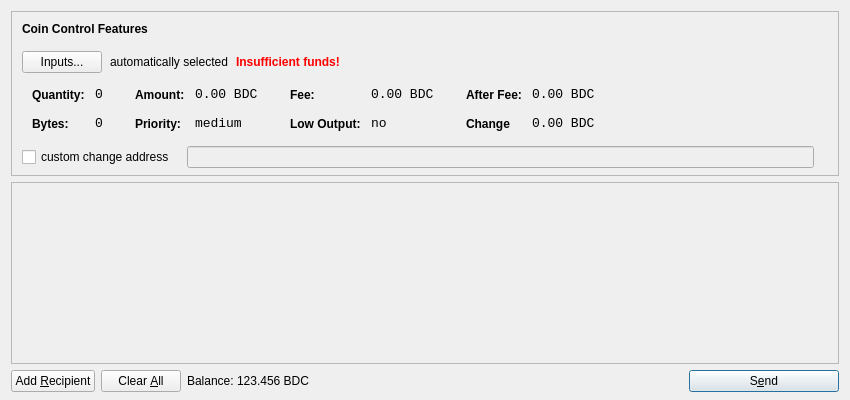
<?xml version="1.0" encoding="UTF-8"?>
<ui version="4.0">
 <class>SendCoinsDialog</class>
 <widget class="QDialog" name="SendCoinsDialog">
  <property name="geometry">
   <rect>
    <x>0</x>
    <y>0</y>
    <width>850</width>
    <height>400</height>
   </rect>
  </property>
  <property name="windowTitle">
   <string>Send Coins</string>
  </property>
  <layout class="QVBoxLayout" name="verticalLayout" stretch="0,1,0">
   <property name="bottomMargin">
    <number>8</number>
   </property>
   <item>
    <widget class="QFrame" name="frameCoinControl">
     <property name="sizePolicy">
      <sizepolicy hsizetype="Expanding" vsizetype="Expanding">
       <horstretch>0</horstretch>
       <verstretch>0</verstretch>
      </sizepolicy>
     </property>
     <property name="maximumSize">
      <size>
       <width>16777215</width>
       <height>16777215</height>
      </size>
     </property>
     <property name="frameShape">
      <enum>QFrame::StyledPanel</enum>
     </property>
     <property name="frameShadow">
      <enum>QFrame::Sunken</enum>
     </property>
     <layout class="QVBoxLayout" name="verticalLayoutCoinControl2">
      <property name="spacing">
       <number>-1</number>
      </property>
      <property name="leftMargin">
       <number>0</number>
      </property>
      <property name="topMargin">
       <number>0</number>
      </property>
      <property name="rightMargin">
       <number>0</number>
      </property>
      <property name="bottomMargin">
       <number>6</number>
      </property>
      <item>
       <layout class="QVBoxLayout" name="verticalLayoutCoinControl" stretch="0,0,0,0,1">
        <property name="spacing">
         <number>0</number>
        </property>
        <property name="leftMargin">
         <number>10</number>
        </property>
        <property name="topMargin">
         <number>10</number>
        </property>
        <item>
         <layout class="QHBoxLayout" name="horizontalLayoutCoinControl1">
          <property name="bottomMargin">
           <number>15</number>
          </property>
          <item>
           <widget class="QLabel" name="labelCoinControlFeatures">
            <property name="sizePolicy">
             <sizepolicy hsizetype="Preferred" vsizetype="Maximum">
              <horstretch>0</horstretch>
              <verstretch>0</verstretch>
             </sizepolicy>
            </property>
            <property name="font">
             <font>
              <weight>75</weight>
              <bold>true</bold>
             </font>
            </property>
            <property name="styleSheet">
             <string notr="true">font-weight:bold;</string>
            </property>
            <property name="text">
             <string>Coin Control Features</string>
            </property>
           </widget>
          </item>
         </layout>
        </item>
        <item>
         <layout class="QHBoxLayout" name="horizontalLayoutCoinControl2" stretch="0,0,0,0">
          <property name="spacing">
           <number>8</number>
          </property>
          <property name="bottomMargin">
           <number>10</number>
          </property>
          <item>
           <widget class="QPushButton" name="pushButtonCoinControl">
            <property name="styleSheet">
             <string notr="true"/>
            </property>
            <property name="text">
             <string>Inputs...</string>
            </property>
           </widget>
          </item>
          <item>
           <widget class="QLabel" name="labelCoinControlAutomaticallySelected">
            <property name="text">
             <string>automatically selected</string>
            </property>
            <property name="margin">
             <number>5</number>
            </property>
           </widget>
          </item>
          <item>
           <widget class="QLabel" name="labelCoinControlInsuffFunds">
            <property name="font">
             <font>
              <weight>75</weight>
              <bold>true</bold>
             </font>
            </property>
            <property name="styleSheet">
             <string notr="true">color:red;font-weight:bold;</string>
            </property>
            <property name="text">
             <string>Insufficient funds!</string>
            </property>
            <property name="margin">
             <number>5</number>
            </property>
           </widget>
          </item>
          <item>
           <spacer name="horizontalSpacerCoinControl">
            <property name="orientation">
             <enum>Qt::Horizontal</enum>
            </property>
            <property name="sizeHint" stdset="0">
             <size>
              <width>40</width>
              <height>1</height>
             </size>
            </property>
           </spacer>
          </item>
         </layout>
        </item>
        <item>
         <widget class="QWidget" name="widgetCoinControl" native="true">
          <property name="sizePolicy">
           <sizepolicy hsizetype="Preferred" vsizetype="Preferred">
            <horstretch>0</horstretch>
            <verstretch>0</verstretch>
           </sizepolicy>
          </property>
          <property name="minimumSize">
           <size>
            <width>0</width>
            <height>0</height>
           </size>
          </property>
          <property name="styleSheet">
           <string notr="true"/>
          </property>
          <layout class="QHBoxLayout" name="horizontalLayoutCoinControl5">
           <property name="margin">
            <number>0</number>
           </property>
           <item>
            <layout class="QHBoxLayout" name="horizontalLayoutCoinControl3" stretch="0,0,0,1">
             <property name="spacing">
              <number>20</number>
             </property>
             <property name="topMargin">
              <number>0</number>
             </property>
             <property name="bottomMargin">
              <number>10</number>
             </property>
             <item>
              <layout class="QFormLayout" name="formLayoutCoinControl1">
               <property name="horizontalSpacing">
                <number>10</number>
               </property>
               <property name="verticalSpacing">
                <number>14</number>
               </property>
               <property name="leftMargin">
                <number>10</number>
               </property>
               <property name="topMargin">
                <number>4</number>
               </property>
               <property name="rightMargin">
                <number>6</number>
               </property>
               <item row="0" column="0">
                <widget class="QLabel" name="labelCoinControlQuantityText">
                 <property name="styleSheet">
                  <string notr="true">font-weight:bold;</string>
                 </property>
                 <property name="text">
                  <string>Quantity:</string>
                 </property>
                 <property name="margin">
                  <number>0</number>
                 </property>
                </widget>
               </item>
               <item row="0" column="1">
                <widget class="QLabel" name="labelCoinControlQuantity">
                 <property name="font">
                  <font>
                   <family>Monospace</family>
                   <pointsize>10</pointsize>
                  </font>
                 </property>
                 <property name="cursor">
                  <cursorShape>IBeamCursor</cursorShape>
                 </property>
                 <property name="contextMenuPolicy">
                  <enum>Qt::ActionsContextMenu</enum>
                 </property>
                 <property name="text">
                  <string>0</string>
                 </property>
                 <property name="margin">
                  <number>0</number>
                 </property>
                 <property name="textInteractionFlags">
                  <set>Qt::LinksAccessibleByMouse|Qt::TextSelectableByKeyboard|Qt::TextSelectableByMouse</set>
                 </property>
                </widget>
               </item>
               <item row="1" column="0">
                <widget class="QLabel" name="labelCoinControlBytesText">
                 <property name="styleSheet">
                  <string notr="true">font-weight:bold;</string>
                 </property>
                 <property name="text">
                  <string>Bytes:</string>
                 </property>
                </widget>
               </item>
               <item row="1" column="1">
                <widget class="QLabel" name="labelCoinControlBytes">
                 <property name="font">
                  <font>
                   <family>Monospace</family>
                   <pointsize>10</pointsize>
                  </font>
                 </property>
                 <property name="cursor">
                  <cursorShape>IBeamCursor</cursorShape>
                 </property>
                 <property name="contextMenuPolicy">
                  <enum>Qt::ActionsContextMenu</enum>
                 </property>
                 <property name="text">
                  <string>0</string>
                 </property>
                 <property name="textInteractionFlags">
                  <set>Qt::LinksAccessibleByMouse|Qt::TextSelectableByKeyboard|Qt::TextSelectableByMouse</set>
                 </property>
                </widget>
               </item>
              </layout>
             </item>
             <item>
              <layout class="QFormLayout" name="formLayoutCoinControl2">
               <property name="horizontalSpacing">
                <number>10</number>
               </property>
               <property name="verticalSpacing">
                <number>14</number>
               </property>
               <property name="leftMargin">
                <number>6</number>
               </property>
               <property name="topMargin">
                <number>4</number>
               </property>
               <property name="rightMargin">
                <number>6</number>
               </property>
               <item row="0" column="0">
                <widget class="QLabel" name="labelCoinControlAmountText">
                 <property name="styleSheet">
                  <string notr="true">font-weight:bold;</string>
                 </property>
                 <property name="text">
                  <string>Amount:</string>
                 </property>
                 <property name="margin">
                  <number>0</number>
                 </property>
                </widget>
               </item>
               <item row="0" column="1">
                <widget class="QLabel" name="labelCoinControlAmount">
                 <property name="font">
                  <font>
                   <family>Monospace</family>
                   <pointsize>10</pointsize>
                  </font>
                 </property>
                 <property name="cursor">
                  <cursorShape>IBeamCursor</cursorShape>
                 </property>
                 <property name="contextMenuPolicy">
                  <enum>Qt::ActionsContextMenu</enum>
                 </property>
                 <property name="text">
                  <string>0.00 BDC</string>
                 </property>
                 <property name="textInteractionFlags">
                  <set>Qt::LinksAccessibleByMouse|Qt::TextSelectableByKeyboard|Qt::TextSelectableByMouse</set>
                 </property>
                </widget>
               </item>
               <item row="1" column="0">
                <widget class="QLabel" name="labelCoinControlPriorityText">
                 <property name="styleSheet">
                  <string notr="true">font-weight:bold;</string>
                 </property>
                 <property name="text">
                  <string>Priority:</string>
                 </property>
                </widget>
               </item>
               <item row="1" column="1">
                <widget class="QLabel" name="labelCoinControlPriority">
                 <property name="font">
                  <font>
                   <family>Monospace</family>
                   <pointsize>10</pointsize>
                  </font>
                 </property>
                 <property name="cursor">
                  <cursorShape>IBeamCursor</cursorShape>
                 </property>
                 <property name="contextMenuPolicy">
                  <enum>Qt::ActionsContextMenu</enum>
                 </property>
                 <property name="text">
                  <string>medium</string>
                 </property>
                 <property name="textInteractionFlags">
                  <set>Qt::LinksAccessibleByMouse|Qt::TextSelectableByKeyboard|Qt::TextSelectableByMouse</set>
                 </property>
                </widget>
               </item>
              </layout>
             </item>
             <item>
              <layout class="QFormLayout" name="formLayoutCoinControl3">
               <property name="horizontalSpacing">
                <number>10</number>
               </property>
               <property name="verticalSpacing">
                <number>14</number>
               </property>
               <property name="leftMargin">
                <number>6</number>
               </property>
               <property name="topMargin">
                <number>4</number>
               </property>
               <property name="rightMargin">
                <number>6</number>
               </property>
               <item row="0" column="0">
                <widget class="QLabel" name="labelCoinControlFeeText">
                 <property name="styleSheet">
                  <string notr="true">font-weight:bold;</string>
                 </property>
                 <property name="text">
                  <string>Fee:</string>
                 </property>
                 <property name="margin">
                  <number>0</number>
                 </property>
                </widget>
               </item>
               <item row="0" column="1">
                <widget class="QLabel" name="labelCoinControlFee">
                 <property name="font">
                  <font>
                   <family>Monospace</family>
                   <pointsize>10</pointsize>
                  </font>
                 </property>
                 <property name="cursor">
                  <cursorShape>IBeamCursor</cursorShape>
                 </property>
                 <property name="contextMenuPolicy">
                  <enum>Qt::ActionsContextMenu</enum>
                 </property>
                 <property name="text">
                  <string>0.00 BDC</string>
                 </property>
                 <property name="textInteractionFlags">
                  <set>Qt::LinksAccessibleByMouse|Qt::TextSelectableByKeyboard|Qt::TextSelectableByMouse</set>
                 </property>
                </widget>
               </item>
               <item row="1" column="0">
                <widget class="QLabel" name="labelCoinControlLowOutputText">
                 <property name="styleSheet">
                  <string notr="true">font-weight:bold;</string>
                 </property>
                 <property name="text">
                  <string>Low Output:</string>
                 </property>
                </widget>
               </item>
               <item row="1" column="1">
                <widget class="QLabel" name="labelCoinControlLowOutput">
                 <property name="font">
                  <font>
                   <family>Monospace</family>
                   <pointsize>10</pointsize>
                  </font>
                 </property>
                 <property name="cursor">
                  <cursorShape>IBeamCursor</cursorShape>
                 </property>
                 <property name="contextMenuPolicy">
                  <enum>Qt::ActionsContextMenu</enum>
                 </property>
                 <property name="text">
                  <string>no</string>
                 </property>
                 <property name="textInteractionFlags">
                  <set>Qt::LinksAccessibleByMouse|Qt::TextSelectableByKeyboard|Qt::TextSelectableByMouse</set>
                 </property>
                </widget>
               </item>
              </layout>
             </item>
             <item>
              <layout class="QFormLayout" name="formLayoutCoinControl4">
               <property name="horizontalSpacing">
                <number>10</number>
               </property>
               <property name="verticalSpacing">
                <number>14</number>
               </property>
               <property name="leftMargin">
                <number>6</number>
               </property>
               <property name="topMargin">
                <number>4</number>
               </property>
               <property name="rightMargin">
                <number>6</number>
               </property>
               <item row="0" column="0">
                <widget class="QLabel" name="labelCoinControlAfterFeeText">
                 <property name="styleSheet">
                  <string notr="true">font-weight:bold;</string>
                 </property>
                 <property name="text">
                  <string>After Fee:</string>
                 </property>
                 <property name="margin">
                  <number>0</number>
                 </property>
                </widget>
               </item>
               <item row="0" column="1">
                <widget class="QLabel" name="labelCoinControlAfterFee">
                 <property name="font">
                  <font>
                   <family>Monospace</family>
                   <pointsize>10</pointsize>
                  </font>
                 </property>
                 <property name="cursor">
                  <cursorShape>IBeamCursor</cursorShape>
                 </property>
                 <property name="contextMenuPolicy">
                  <enum>Qt::ActionsContextMenu</enum>
                 </property>
                 <property name="text">
                  <string>0.00 BDC</string>
                 </property>
                 <property name="textInteractionFlags">
                  <set>Qt::LinksAccessibleByMouse|Qt::TextSelectableByKeyboard|Qt::TextSelectableByMouse</set>
                 </property>
                </widget>
               </item>
               <item row="1" column="0">
                <widget class="QLabel" name="labelCoinControlChangeText">
                 <property name="styleSheet">
                  <string notr="true">font-weight:bold;</string>
                 </property>
                 <property name="text">
                  <string>Change</string>
                 </property>
                </widget>
               </item>
               <item row="1" column="1">
                <widget class="QLabel" name="labelCoinControlChange">
                 <property name="font">
                  <font>
                   <family>Monospace</family>
                   <pointsize>10</pointsize>
                  </font>
                 </property>
                 <property name="cursor">
                  <cursorShape>IBeamCursor</cursorShape>
                 </property>
                 <property name="contextMenuPolicy">
                  <enum>Qt::ActionsContextMenu</enum>
                 </property>
                 <property name="text">
                  <string>0.00 BDC</string>
                 </property>
                 <property name="textInteractionFlags">
                  <set>Qt::LinksAccessibleByMouse|Qt::TextSelectableByKeyboard|Qt::TextSelectableByMouse</set>
                 </property>
                </widget>
               </item>
              </layout>
             </item>
            </layout>
           </item>
          </layout>
         </widget>
        </item>
        <item>
         <layout class="QHBoxLayout" name="horizontalLayoutCoinControl4" stretch="0,0,0">
          <property name="spacing">
           <number>12</number>
          </property>
          <property name="sizeConstraint">
           <enum>QLayout::SetDefaultConstraint</enum>
          </property>
          <property name="topMargin">
           <number>5</number>
          </property>
          <property name="rightMargin">
           <number>5</number>
          </property>
          <item>
           <widget class="QCheckBox" name="checkBoxCoinControlChange">
            <property name="text">
             <string>custom change address</string>
            </property>
           </widget>
          </item>
          <item>
           <widget class="QLineEdit" name="lineEditCoinControlChange">
            <property name="enabled">
             <bool>false</bool>
            </property>
            <property name="sizePolicy">
             <sizepolicy hsizetype="Expanding" vsizetype="Fixed">
              <horstretch>0</horstretch>
              <verstretch>0</verstretch>
             </sizepolicy>
            </property>
           </widget>
          </item>
          <item>
           <widget class="QLabel" name="labelCoinControlChangeLabel">
            <property name="sizePolicy">
             <sizepolicy hsizetype="Preferred" vsizetype="Expanding">
              <horstretch>0</horstretch>
              <verstretch>0</verstretch>
             </sizepolicy>
            </property>
            <property name="minimumSize">
             <size>
              <width>0</width>
              <height>0</height>
             </size>
            </property>
            <property name="text">
             <string/>
            </property>
            <property name="margin">
             <number>3</number>
            </property>
           </widget>
          </item>
         </layout>
        </item>
        <item>
         <spacer name="verticalSpacerCoinControl">
          <property name="orientation">
           <enum>Qt::Vertical</enum>
          </property>
          <property name="sizeHint" stdset="0">
           <size>
            <width>800</width>
            <height>1</height>
           </size>
          </property>
         </spacer>
        </item>
       </layout>
      </item>
     </layout>
    </widget>
   </item>
   <item>
    <widget class="QScrollArea" name="scrollArea">
     <property name="widgetResizable">
      <bool>true</bool>
     </property>
     <widget class="QWidget" name="scrollAreaWidgetContents">
      <property name="geometry">
       <rect>
        <x>0</x>
        <y>0</y>
        <width>830</width>
        <height>165</height>
       </rect>
      </property>
      <layout class="QVBoxLayout" name="verticalLayout_2">
       <property name="margin">
        <number>0</number>
       </property>
       <item>
        <layout class="QVBoxLayout" name="entries">
         <property name="spacing">
          <number>6</number>
         </property>
        </layout>
       </item>
       <item>
        <spacer name="verticalSpacer">
         <property name="orientation">
          <enum>Qt::Vertical</enum>
         </property>
         <property name="sizeHint" stdset="0">
          <size>
           <width>20</width>
           <height>40</height>
          </size>
         </property>
        </spacer>
       </item>
      </layout>
     </widget>
    </widget>
   </item>
   <item>
    <layout class="QHBoxLayout" name="horizontalLayout">
     <item>
      <widget class="QPushButton" name="addButton">
       <property name="toolTip">
        <string>Send to multiple recipients at once</string>
       </property>
       <property name="text">
        <string>Add &amp;Recipient</string>
       </property>
       <property name="icon">
        <iconset resource="../bitcoin.qrc">
         <normaloff>:/icons/add</normaloff>:/icons/add</iconset>
       </property>
       <property name="autoDefault">
        <bool>false</bool>
       </property>
      </widget>
     </item>
     <item>
      <widget class="QPushButton" name="clearButton">
       <property name="sizePolicy">
        <sizepolicy hsizetype="Minimum" vsizetype="Fixed">
         <horstretch>0</horstretch>
         <verstretch>0</verstretch>
        </sizepolicy>
       </property>
       <property name="toolTip">
        <string>Remove all transaction fields</string>
       </property>
       <property name="text">
        <string>Clear &amp;All</string>
       </property>
       <property name="icon">
        <iconset resource="../bitcoin.qrc">
         <normaloff>:/icons/remove</normaloff>:/icons/remove</iconset>
       </property>
       <property name="autoRepeatDelay">
        <number>300</number>
       </property>
       <property name="autoDefault">
        <bool>false</bool>
       </property>
      </widget>
     </item>
     <item>
      <layout class="QHBoxLayout" name="horizontalLayout_2">
       <property name="spacing">
        <number>3</number>
       </property>
       <item>
        <widget class="QLabel" name="label">
         <property name="sizePolicy">
          <sizepolicy hsizetype="Preferred" vsizetype="Fixed">
           <horstretch>0</horstretch>
           <verstretch>0</verstretch>
          </sizepolicy>
         </property>
         <property name="text">
          <string>Balance:</string>
         </property>
        </widget>
       </item>
       <item>
        <widget class="QLabel" name="labelBalance">
         <property name="sizePolicy">
          <sizepolicy hsizetype="Preferred" vsizetype="Fixed">
           <horstretch>0</horstretch>
           <verstretch>0</verstretch>
          </sizepolicy>
         </property>
         <property name="cursor">
          <cursorShape>IBeamCursor</cursorShape>
         </property>
         <property name="text">
          <string>123.456 BDC</string>
         </property>
         <property name="textInteractionFlags">
          <set>Qt::LinksAccessibleByMouse|Qt::TextSelectableByKeyboard|Qt::TextSelectableByMouse</set>
         </property>
        </widget>
       </item>
      </layout>
     </item>
     <item>
      <spacer name="horizontalSpacer">
       <property name="orientation">
        <enum>Qt::Horizontal</enum>
       </property>
       <property name="sizeHint" stdset="0">
        <size>
         <width>40</width>
         <height>20</height>
        </size>
       </property>
      </spacer>
     </item>
     <item>
      <widget class="QPushButton" name="sendButton">
       <property name="minimumSize">
        <size>
         <width>150</width>
         <height>0</height>
        </size>
       </property>
       <property name="toolTip">
        <string>Confirm the send action</string>
       </property>
       <property name="text">
        <string>S&amp;end</string>
       </property>
       <property name="icon">
        <iconset resource="../bitcoin.qrc">
         <normaloff>:/icons/send</normaloff>:/icons/send</iconset>
       </property>
       <property name="default">
        <bool>true</bool>
       </property>
      </widget>
     </item>
    </layout>
   </item>
  </layout>
 </widget>
 <resources>
  <include location="../bitcoin.qrc"/>
 </resources>
 <connections/>
</ui>
